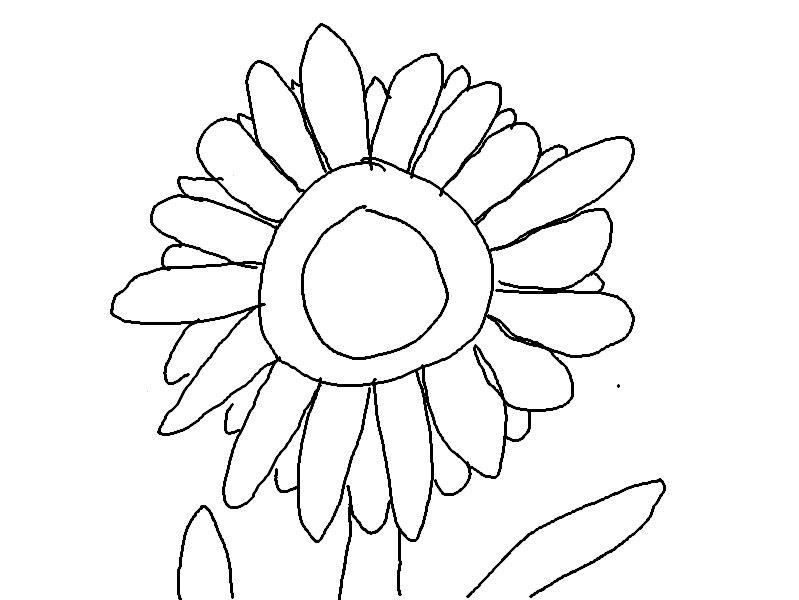
#> input picture Example_images/Sunflower.png, 799 x 600 px
$ python -i graph_formulation.py   (imports and definitions only)
#> lines starting #> are read from the running program, lines starting #| are printed output that depends on the picture; after the words box and inside, x2 and y2 are one past the last pixel; in counts of white or black regions, pixels touching at a corner belong together
"""
Graph Formulation (Sections 2.1.1 - 2.1.4)
Handles image binarisation, stroke-width rescaling, Lee's skeletonisation,
Rutovitz crossing numbers, junction-blob clustering, RDP simplification,
and loop-safe junction merging.
"""

import numpy as np
from PIL import Image
from scipy import ndimage
from scipy.spatial import cKDTree
from skimage.morphology import skeletonize
import networkx as nx
import matplotlib.pyplot as plt

OFFSETS = [
    (-1, -1), (-1, 0), (-1, 1),
    ( 0, -1),          ( 0, 1),
    ( 1, -1), ( 1, 0), ( 1, 1),
]


# ==========================================================
# 1. PRE-PROCESSING, RESCALING & BINARISATION (2.1.1)
# ==========================================================

def load_and_scale_image(
    image_path,
    input_stroke_width=8.0,
    target_stroke_width=4.0,
    threshold=128,
):
    """
    Loads an image, flattens alpha onto white, binarises, crops tightly to
    foreground content, and downscales if input_stroke_width > target_stroke_width
    for clean medial-axis thinning.
    """
#> called with image_path = 'Example_images/Sunflower.png', input_stroke_width = 8, target_stroke_width = 4, threshold = 128
    with Image.open(image_path) as img:
#> img is the input picture: PIL image 799x600 RGBA; mean R, G, B, A 243.3, 243.3, 243.3, 255
        if img.mode in ("RGBA", "LA") or (img.mode == "P" and "transparency" in img.info):
            rgba = img.convert("RGBA")
            white = Image.new("RGBA", rgba.size, (255, 255, 255, 255))
#> white: PIL image 799x600 RGBA; every value is 255
            gray_img = Image.alpha_composite(white, rgba).convert("L")
        else:
            gray_img = img.convert("L")

        arr = np.array(gray_img, dtype=np.uint8)

    binary = arr < threshold
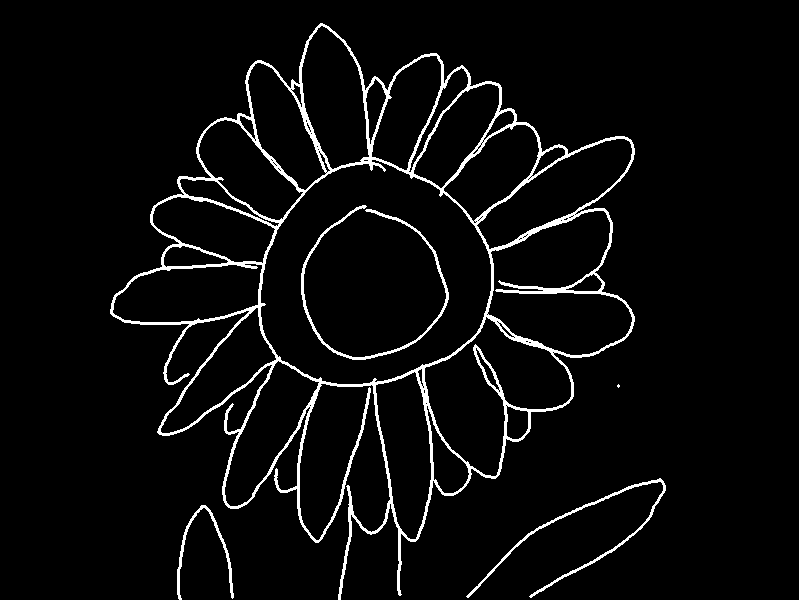
#> binary: shape (600, 799) bool; 4.5% white; 5 white regions (1 under 20 px), largest, box (x1, y1, x2, y2) and area: (110, 23, 635, 600) 18539, (301, 205, 449, 360) 1290, (466, 478, 666, 598) 1143, (177, 505, 234, 600) 587
    if np.sum(binary) > binary.size / 2:
        binary = ~binary

    active = np.argwhere(binary)
#> active = 21567 pairs, first value 23 to 599, second value 110 to 665
    if len(active) == 0:
        padded = np.pad(binary, pad_width=1, mode="constant", constant_values=False)
        return padded, 1.0, float(np.hypot(*padded.shape))

    r_min, c_min = active.min(axis=0)
#> r_min = 23; c_min = 110
    r_max, c_max = active.max(axis=0) + 1
#> r_max = 600; c_max = 666
    cropped = binary[r_min:r_max, c_min:c_max]
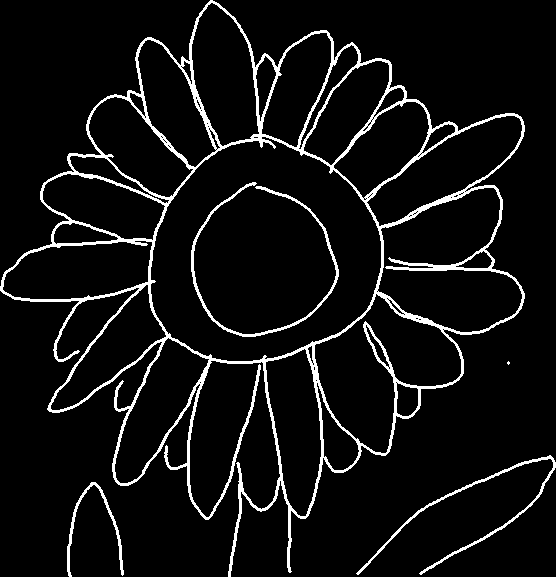
#> cropped: shape (577, 556) bool; 6.7% white; 5 white regions (1 under 20 px), largest, box (x1, y1, x2, y2) and area: (0, 0, 525, 577) 18539, (191, 182, 339, 337) 1290, (356, 455, 556, 575) 1143, (67, 482, 124, 577) 587

    h_orig, w_orig = cropped.shape
    orig_diag = float(np.hypot(h_orig, w_orig))

    # Downsample thick strokes so skeletonisation produces clean 1px centerlines
    downsample = max(1.0, float(input_stroke_width) / max(1.0, float(target_stroke_width)))
    if downsample > 1.05:
        h_work = max(3, int(round(h_orig / downsample)))
        w_work = max(3, int(round(w_orig / downsample)))
        pil_mask = Image.fromarray((cropped.astype(np.uint8)) * 255, mode="L")
        resized = pil_mask.resize((w_work, h_work), resample=Image.Resampling.BILINEAR)
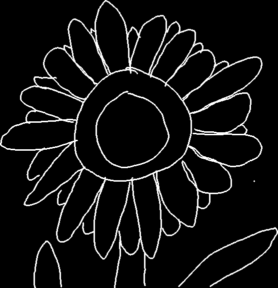
#> resized: PIL image 278x288 L; min 0, max 255, mean 17.2
        work_mask = np.array(resized, dtype=np.uint8) >= 96
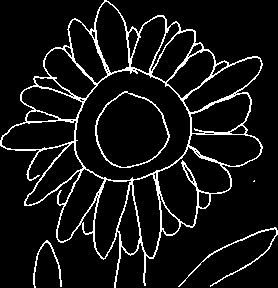
#> work_mask: shape (288, 278) bool; 8.2% white in thin lines or dots
        scale_factor = orig_diag / float(np.hypot(h_work, w_work))
    else:
        work_mask = cropped
        scale_factor = 1.0

    # Pad by 1px so boundary foreground pixels have a complete 8-neighbourhood
    padded_mask = np.pad(work_mask, pad_width=1, mode="constant", constant_values=False)
#> padded_mask: shape (290, 280) bool; 8.1% white in thin lines or dots
#> (the rest of the program and of its run is left out)
